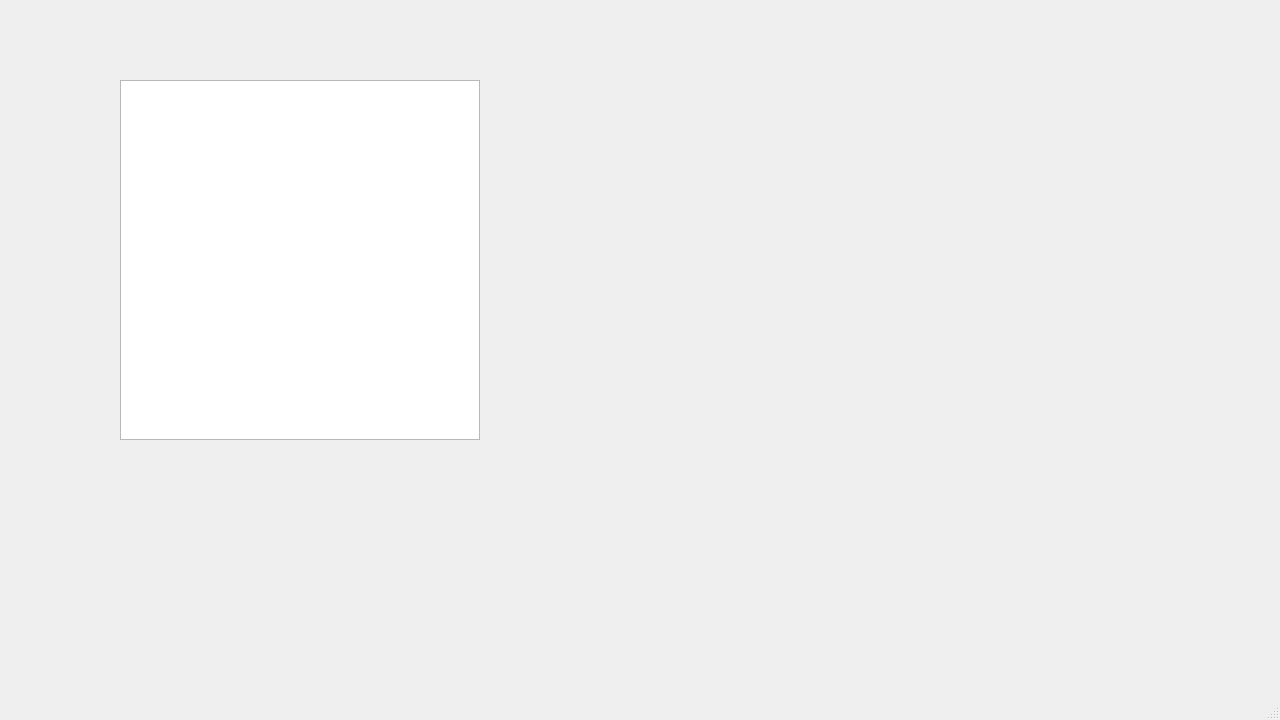
<?xml version="1.0" encoding="UTF-8"?>
<ui version="4.0">
 <class>MiaInterfaceClass</class>
 <widget class="QMainWindow" name="MiaInterfaceClass">
  <property name="geometry">
   <rect>
    <x>0</x>
    <y>0</y>
    <width>1280</width>
    <height>720</height>
   </rect>
  </property>
  <property name="windowTitle">
   <string>MiaInterface</string>
  </property>
  <widget class="QWidget" name="centralWidget">
   <widget class="QGraphicsView" name="digit">
    <property name="geometry">
     <rect>
      <x>120</x>
      <y>80</y>
      <width>360</width>
      <height>360</height>
     </rect>
    </property>
   </widget>
  </widget>
  <widget class="QMenuBar" name="menuBar">
   <property name="geometry">
    <rect>
     <x>0</x>
     <y>0</y>
     <width>1280</width>
     <height>26</height>
    </rect>
   </property>
  </widget>
  <widget class="QStatusBar" name="statusBar"/>
 </widget>
 <layoutdefault spacing="6" margin="11"/>
 <resources>
  <include location="MiaInterface.qrc"/>
 </resources>
 <connections/>
</ui>
